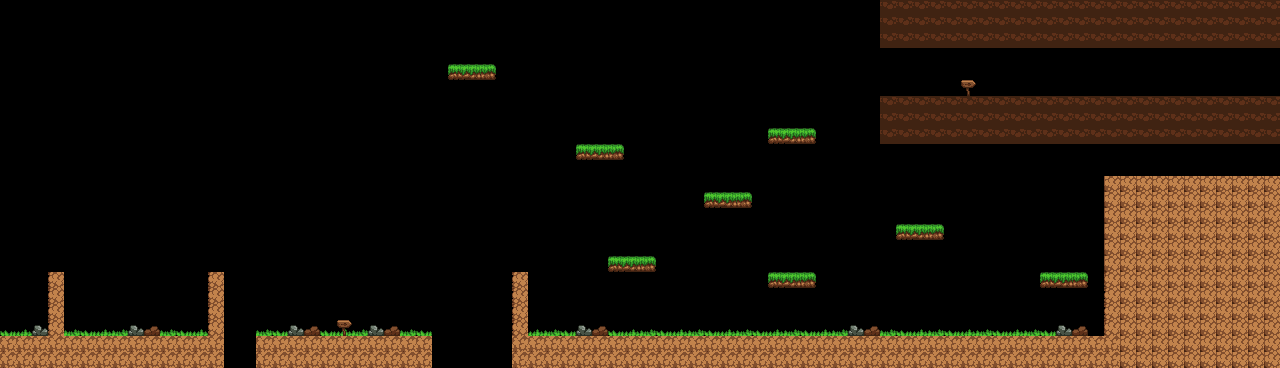

Tiled map render using the project's own tile images. Description and the map definition, with tile-layer contents summarised, below:
An orthogonal 80x23 tile map with 16x16 px tiles, 5 tile layers (ground, grass, stones, signs, ...) and 22 objects (4x enemy, heart).

<map version="1.9" tiledversion="1.9.1" orientation="orthogonal" renderorder="right-down" width="80" height="23" tilewidth="16" tileheight="16" infinite="0" nextlayerid="8" nextobjectid="32">
 <editorsettings>
  <export target="../2.lua" format="lua" />
 </editorsettings>
 <tileset firstgid="1" name="SimpleTileset2" tilewidth="16" tileheight="16" tilecount="96" columns="16">
  <image source="../../assets/SimpleTileset2.png" width="256" height="96" />
 </tileset>
 <layer id="1" name="ground" width="80" height="23">
  <data>[1840 cells, 294 non-empty, 5 distinct tile ids]</data>
 </layer>
 <layer id="4" name="grass" width="80" height="23">
  <data>[1840 cells, 188 non-empty, 4 distinct tile ids]</data>
 </layer>
 <layer id="5" name="stones" width="80" height="23">
  <data>[1840 cells, 20 non-empty, 5 distinct tile ids]</data>
 </layer>
 <layer id="6" name="signs" width="80" height="23">
  <data>[1840 cells, 2 non-empty, 1 distinct tile ids]</data>
 </layer>
 <layer id="7" name="columns" width="80" height="23">
  <data>[1840 cells, 16 non-empty, 1 distinct tile ids]</data>
 </layer>
 <objectgroup color="#aa00ff" id="3" name="entity">
  <object id="4" name="Heart" class="heart" x="460" y="40.0003" width="18.6666" height="17.3334">
   <ellipse />
  </object>
  <object id="7" name="Enemy" class="enemy" x="98.667" y="309.334">
   <point />
  </object>
  <object id="8" name="Enemy" class="enemy" x="668.666" y="302">
   <point />
  </object>
  <object id="9" name="Enemy" class="enemy" x="721.334" y="301.333">
   <point />
  </object>
  <object id="31" name="Enemy" class="enemy" x="864.667" y="299.333">
   <point />
  </object>
 </objectgroup>
 <objectgroup color="#ff0000" id="2" name="solid">
  <properties>
   <property name="collidable" type="bool" value="true" />
  </properties>
  <object id="2" x="-1.33333" y="336" width="223.333" height="33.3333" />
  <object id="12" x="257.333" y="337.333" width="172" height="30" />
  <object id="13" x="512" y="334" width="606" height="32.6667" />
  <object id="14" x="1105.33" y="176.667" width="176.333" height="192.333" />
  <object id="15" x="513.333" y="272.667" width="13.3333" height="62.6667" />
  <object id="16" x="209.333" y="273.333" width="15.3333" height="63.3333" />
  <object id="17" x="50" y="272" width="13.3333" height="62.6667" />
  <object id="18" x="450" y="66.6667" width="44.6667" height="14" />
  <object id="19" x="576" y="145.333" width="46.6667" height="14.6667" />
  <object id="20" x="608.667" y="258" width="46.6667" height="14.6667" />
  <object id="21" x="704.667" y="193.333" width="46.6667" height="14.6667" />
  <object id="23" x="768" y="272.667" width="46.6667" height="14.6667" />
  <object id="24" x="896.667" y="226" width="46.6667" height="14.6667" />
  <object id="25" x="1040" y="274" width="46.6667" height="14.6667" />
  <object id="22" x="768" y="127.333" width="46.6667" height="14.6667" />
  <object id="28" x="880.667" y="95.3333" width="398" height="48" />
  <object id="29" x="880.667" y="0" width="398.667" height="46.6667" />
 </objectgroup>
</map>
